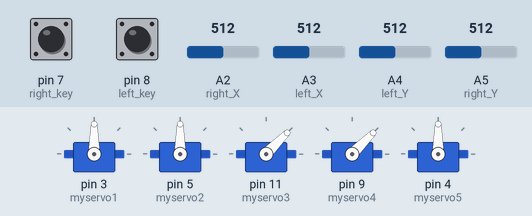
This sketch was run on a simulated Arduino Uno, built with avr-gcc and run on an emulated ATmega328P. Parts: 5 × servo. Inputs (shaded band) come from the test bench; at power-on: A5 (right_Y) = 512, A4 (left_Y) = 512, A2 (right_X) = 512, pin 7 (right_key) HIGH, pin 8 (left_key) HIGH, A3 (left_X) = 512.

Above: at 1.2 s.
1.3 s: A5 (right_Y) set to 56
2.8 s: A5 (right_Y) set to 45
At 4.6 s:
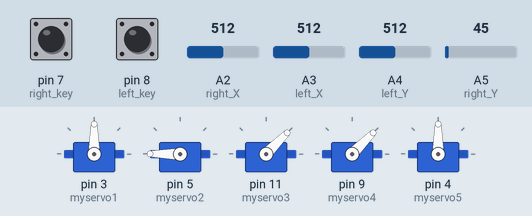
4.9 s: A4 (left_Y) set to 991
6.4 s: A4 (left_Y) set to 1008
At 6.87 s:
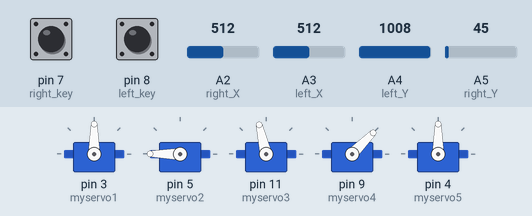
At 8.8 s:
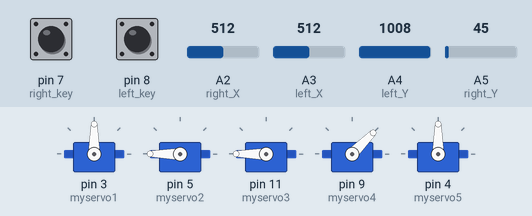
9.1 s: A2 (right_X) set to 55
10.6 s: A2 (right_X) set to 46
At 12.6 s:
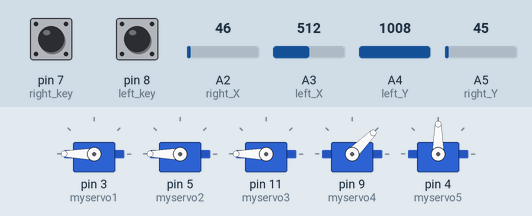
Timing chart, 0 to 13.7 s (numbered marks = the images above; inputs shaded):
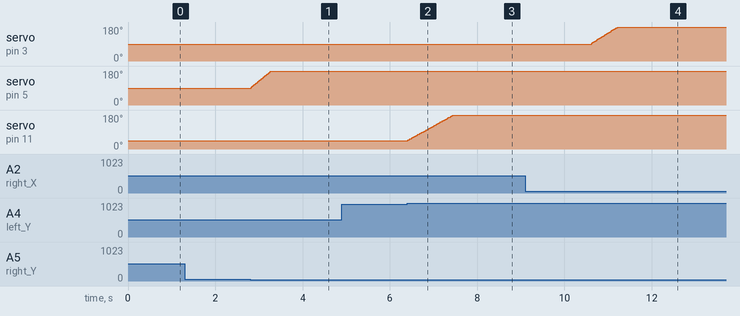

Measured:
- the behaviour switches between 50 and 49 on A5 (right_Y) (found by bisection; images 0 and 1)
- the behaviour switches between 1000 and 1001 on A4 (left_Y) (found by bisection; images 1 and 2)
- the behaviour switches between 50 and 49 on A2 (right_X) (found by bisection; images 3 and 4)
- after the input at 1.3 s, every drawn part: stays the same
- after the input at 2.8 s, servo on pin 5 (myservo2): moves from 90° to 180° over 0.46 s, starting at once
- after the input at 4.9 s, every drawn part: stays the same
- after the input at 6.4 s, servo on pin 11 (myservo3): moves from 45° to 180° over 1.1 s, starting at once
- after the input at 9.1 s, every drawn part: stays the same
- after the input at 10.6 s, servo on pin 3 (myservo1): moves from 90° to 180° over 0.60 s, starting at once

The sketch:

joystick_control.ino
```cpp
                                                                                                                                                                                                                                                                                                                                                                                                                                                                                                                                                                                                                                                                                                                                                                                                                                                                                                                                                                                                                                                                                                                                                                                                                                                                                                                                                                                                                                                                                                                                                                                                                                                                                                                                                                                                                                                                                                                                                                                                                                                                                                                                                                                                                                                                                                                                                                                                                                                                                                                                                                                                                                                                                                                                                                                                                                                                                                                                                                                                                                                                                                                                                                                                                                                                                                                                                                                                                                                                                                                                                                                                                                                                                                                                                                                                                                                                                                                                                                                                                                                                                                                                                                                                                                                                                                                                                                                                                                                                                                                                                                                                                                             #include <Servo.h> // add the servo libraries
#include <ezButton.h> //button library
Servo myservo1; // create servo object to control a servo
Servo myservo2;
Servo myservo3;
Servo myservo4;
Servo myservo5;
int pos1=90, pos2=90, pos3=45, pos4=45; // define the variable of 4 servo angle,and assign the initial value (that is the boot posture
//angle value)
const int right_X = A2; // define the right X pin to A2
const int right_Y = A5; // define the right Y pin to A5
const int right_key = 7; // define the right key pin to 7（that is the value of Z）
const int left_X = A3; // define the left X pin to A3
const int left_Y = A4; // define the left X pin to A4
const int left_key = 8; //define the left key pin to 8（that is the value of Z）
int x1,y1; // define the variable, used to save the joystick value it read.
int x2,y2;
int z1 = 1;
int z2 = 1;

void setup()
{
  // boot posture
  myservo1.write(pos1);
  //delay(1000);
  myservo2.write(pos2);
  myservo3.write(pos3);
  myservo4.write(pos4);
  //delay(1500);
  pinMode(right_key, INPUT); // set the right/left key to INPUT
  pinMode(left_key, INPUT);
  digitalWrite(right_key, HIGH);
  digitalWrite(left_key, HIGH);
  Serial.begin(9600); // set the baud rate to 9600
}
void loop()
{
  myservo1.attach(3); // set the control pin of servo 1 to D3  dizuo-servo1-3
  myservo2.attach(5); // set the control pin of servo 2 to D5  arm-servo2-5
  myservo3.attach(11); //set the control pin of servo 3 to D6   lower arm-servo-6
  myservo4.attach(9); // set the control pin of servo 4 to D9  claw-servo-9
  myservo5.attach(4); //servo 5 to pin 4
  x2 = analogRead(right_X); //read the right X value
  y2 = analogRead(right_Y); // read the right Y value
  z2 = digitalRead(right_key); //// read the right Z value
  x1 = analogRead(left_X); //read the left X value
  y1 = analogRead(left_Y); //read the left Y value
  z1 = digitalRead(left_key); // read the left Z value
  delay(5); // lower the speed overall

  // claw
  claw();

  // rotate
  turn();

  // upper arm
  upper_arm();

  //lower arm
  lower_arm();

  //flip claw
  flip();
}


//***************************************************

//flip
void flip()
{
  if(!z1) {
    myservo5.write(0);
    delay(5);
  }
  if(!z2) {
    myservo5.write(180);
    delay(5);


  }
}

//***************************************************
//claw
void claw()
{
  //claw
  if(x1<50) // if push the left joystick to the right
  {
    pos4=pos4+3;
    myservo4.write(pos4); //servo 4 operates the motion, the claw gradually opens.
    delay(5);

    if(pos4>120) //limit the largest angle when open the claw
    {
    pos4=120;
    }
  }

  if(x1>1000) ////if push the right joystick to the left
  {
  pos4=pos4-3;
  myservo4.write(pos4); // servo 4 operates the action, claw is gradually closed.
  delay(5);
  if(pos4<0) //
  {
    pos4=0; //limit the largest angle when close the claw
  }
  }
}


//******************************************************/
// turn
void turn()
{
if(x2<50) //if push the right joystick to the let
{
pos1=pos1+3;
myservo1.write(pos1); // arm turns left
delay(5);
if(pos1>180) //limit the angle when turn right
{
pos1=180;
}

}

if(x2>1000) // if push the right joystick to the right
{
pos1=pos1-3;
myservo1.write(pos1); //servo 1 operates the motion, the arm turns right.
delay(5);
if(pos1<1) // limit the angle when turn left
{
pos1=1;
}
}
}


//**********************************************************/
// lower arm
void lower_arm() {
  if(y2>1000) // if push the right joystick downward
  {
    pos2=pos2-2;
    if(pos2<25) // limit the retracted angle
    {
      pos2=25;
    }
    myservo2.write(pos2); // lower arm will draw back
    delay(5);
}

  if(y2<50) // if push the right joystick upward
  {
    pos2=pos2+2;
    if(pos2>180) // limit the stretched angle
    {
      pos2=180;
    }
    myservo2.write(pos2); // lower arm will stretch out
    delay(5);

  }
}


//*************************************************************/

//upper arm
void upper_arm()
{
if(y1<50) // if push the left joystick downward
{
pos3=pos3-2;
myservo3.write(pos3); // upper arm will go down
delay(5);
if(pos3<30) //  limit the angle when go down
{
pos3=30;
}
}
if(y1>1000) // if push the left joystick upward
{
pos3=pos3+2;
myservo3.write(pos3); // the upper arm will lift
delay(5);

if(pos3>180) //limit the lifting angle
{
pos3=180;
}

}
}
```
